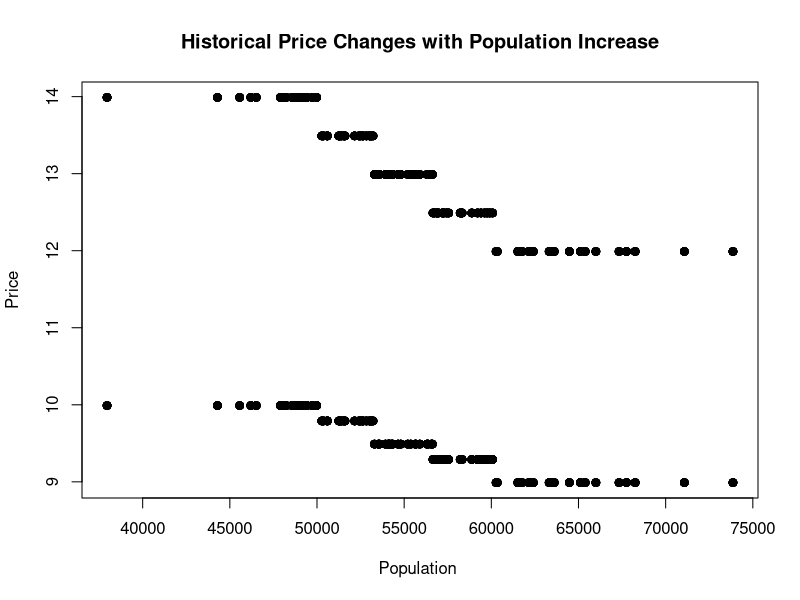
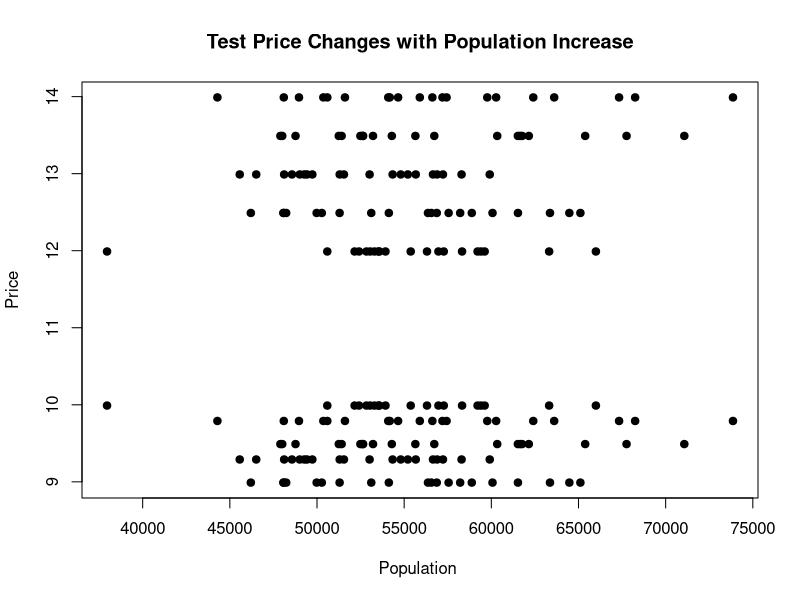
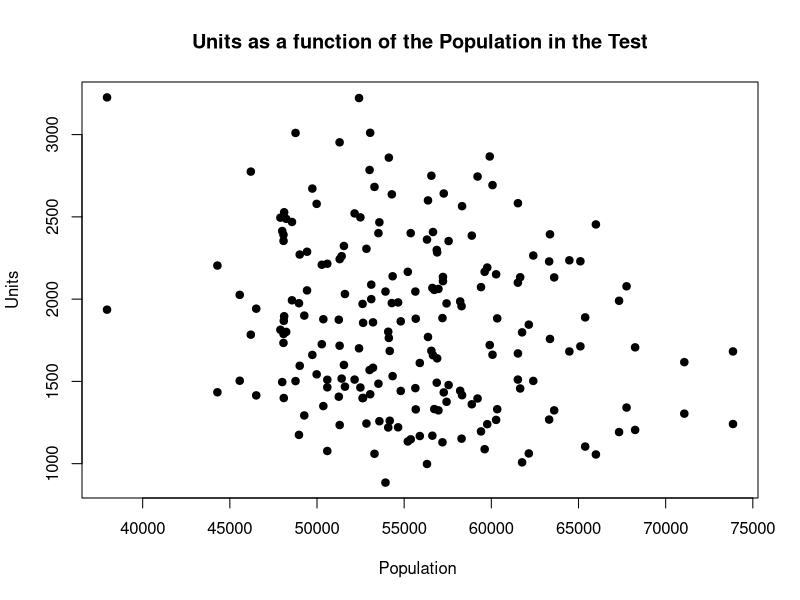

Write the R code that produced these figures, in order.
## ---- chunk 1
# We recommend including this entire code chunk at the top of all 
# your R Markdown files. 'include=FALSE' omits this code in the output
# but R still runs it.

# Load libraries needed for analysis
library(knitr)                 # Creating PDF output using Markdown
library(tidyverse)             # Data manipulation and graphing
library(readxl)                # To use read_excel()
library(psych)                 # To use corr.test() for correlation matrices
library(scales)                # for percentages
theme_set(theme_bw())          # Get rid of gray background in plots

# Set some defaults for the R Markdown document
opts_chunk$set(echo=TRUE,      # Print the code in all the chunks
               warning=FALSE,  # Don't print warning statements
               message=FALSE,  # Don't print other R output messages
               comment=NA)     # Helps produce prettier output
## ---- chunk 2
# Read in the data
# NOTE: This assumes the current working directory contains these files
df.hist <- read_excel("ace_historical.xlsx")
df.test <- read_excel("ace_testlearn.xlsx")

## ---- chunk 3

#plot population to historical price
plot(df.hist$population, df.hist$regprice, main="Historical Price Changes with Population Increase",
   xlab="Population ", ylab="Price", pch=19)

#plot population to test price
plot(df.test$population, df.test$regprice, main="Test Price Changes with Population Increase",
   xlab="Population ", ylab="Price", pch=19)

## ---- chunk 4
# Part 1 Data Exploration
#plot population to units
plot(df.test$population, df.test$units, main="Units as a function of the Population in the Test",
   xlab="Population ", ylab="Units", pch=19)

## ---- chunk 5
df.hist <- df.hist %>% 
  mutate(lnpHist = log(regprice),
         lnqHist = log(units))
head(df.hist)
reg1 <- lm(lnqHist ~ lnpHist, data=df.hist)
summary(reg1)
## ---- chunk 6
df.test <- df.test %>% 
  mutate(lnpTest = log(regprice),
         lnqTest = log(units))
head(df.test)
reg2 <- lm(lnqTest ~ lnpTest, data=df.test)
summary(reg2)
